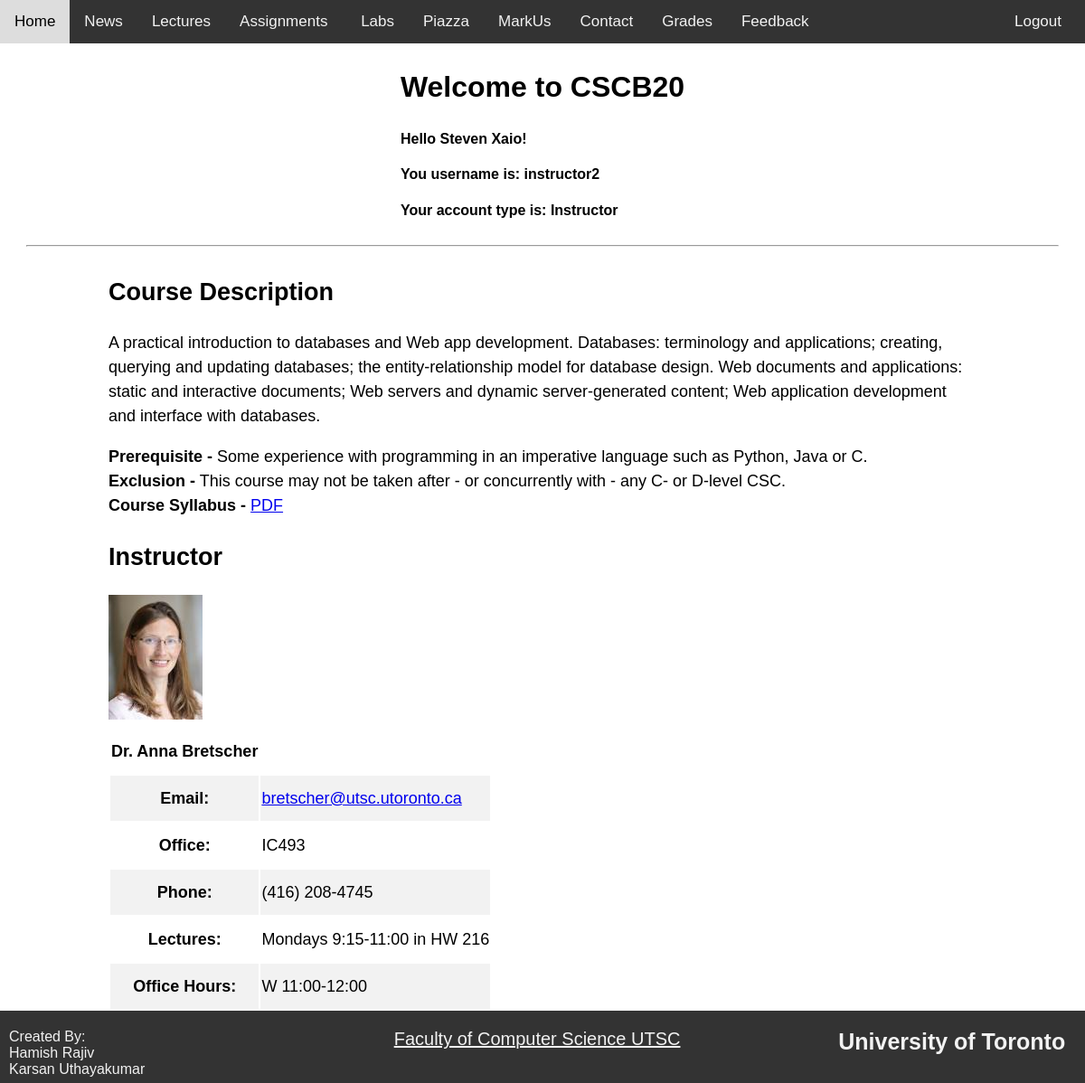
The app's page /home (signed in), older data.
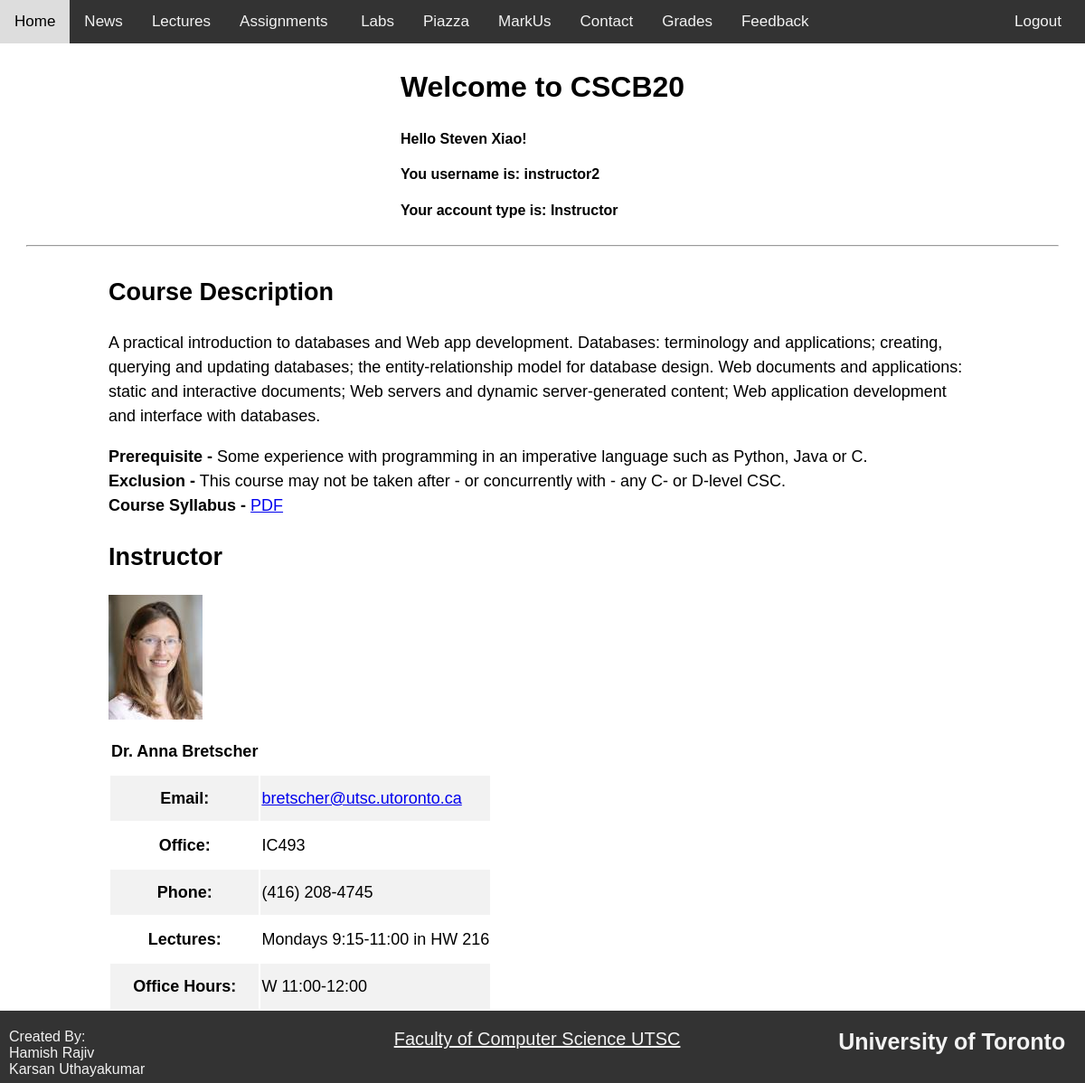
The same page, newer data.
### app.py (models this page shows)
class Instructor(Base):
    __tablename__ = "instructor"
    id = Column(Integer, primary_key=True, unique=True)
    userId = Column(String, ForeignKey('user.id'))
    username = Column(String, unique=True)
    firstName = Column(String)
    lastName = Column(String)
    user = relationship("User", back_populates="instructor")
    student = relationship(
        "Student",
        secondary=association_table,
        back_populates="instructor")
    feedbacks = relationship("Feedback")

### app.py (the view)
@app.route('/home')
def home():
    if session.get("logged_in") == False:
        return logout()
    user = s.query(User).filter_by(username=session.get("userName")).first()
    if user.isInstructor == True:
        user = user.instructor
    else:
        user = user.student
    return render_template("index.html", accType=session.get("accountType"), user=user)

### app.py (called while the page is built)
@app.teardown_request
def remove_session(ex=None):
    s.remove()

### templates/index.html (shortened to what this page needs)
{% extends "layout.html" %}
{% block content %}
<div class="pageHeader">
    <h1> Welcome to CSCB20</h1>
    <h4>Hello {{user.firstName}} {{user.lastName}}!</h4>
    <h4>You username is: {{user.username}}</h4>
    <h4>
        {% if user.user.isInstructor == True%}
        Your account type is: Instructor
        {% else%}
        Your account type is: Student
        {% endif %}
    </h4>
</div>
<hr>
<div class="content">
    <h2>Course Description</h2>
    <p>A practical introduction to databases and Web app development. Databases: terminology and applications;
        creating, querying and updating databases; the entity-relationship model for database design. Web
        documents and applications: static and
        interactive documents; Web servers and dynamic server-generated content; Web application development and
        interface with databases. </p>
    <div>
        <p><b>Prerequisite -</b> Some experience with programming in an imperative language such as Python, Java or
            C.
            <b>Exclusion -</b> This course may not be taken after - or concurrently with - any C- or D-level CSC.
            <b> Course Syllabus -</b> <a href="files/blank.pdf"> PDF</a> </p>
    </div>
    <div>
        <h2>Instructor</h2>
        <img src="/static/img/prof.jpg">
        <table>
            <tr>
                <th>Dr. Anna Bretscher</th>
                <th></th>
            <tr>
                <th>Email: </th>
                <td><a href="mailto:bretscher@utsc.utoronto.ca">bretscher@utsc.utoronto.ca</a></td>
            </tr>
            <tr>
                <th>Office:</th>
                <td> IC493 </td>
            </tr>
            <tr>
                <th>Phone:</th>
                <td> (416) 208-4745</td>
            </tr>
            <tr>
                <th>Lectures:</th>
                <td>Mondays 9:15-11:00 in HW 216</td>
            </tr>
            <tr>
                <th>Office Hours: </th>
                <td>W 11:00-12:00</td>
            </tr>
        </table>
    </div>
</div>
{% endblock %}

Row changes from the older to the newer data that the page shows:
changed Instructor "Steven": lastName "Xaio" → "Xiao"
